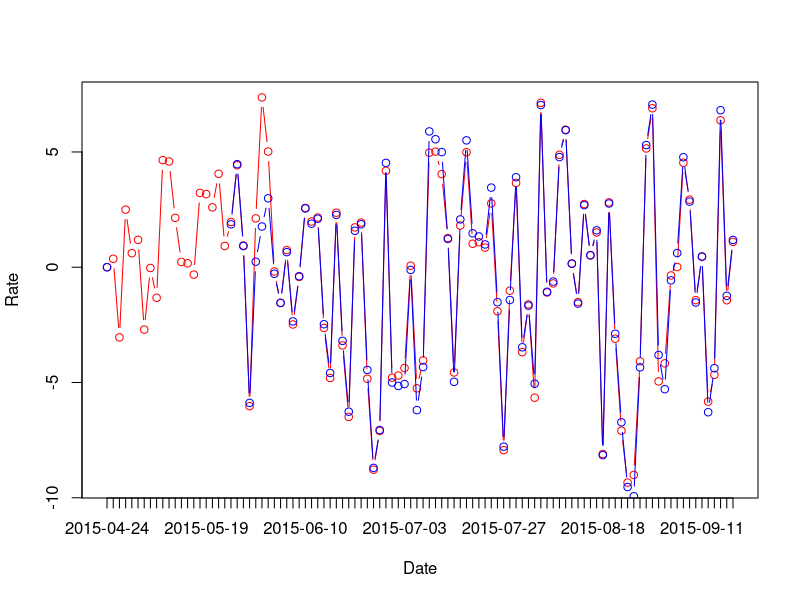
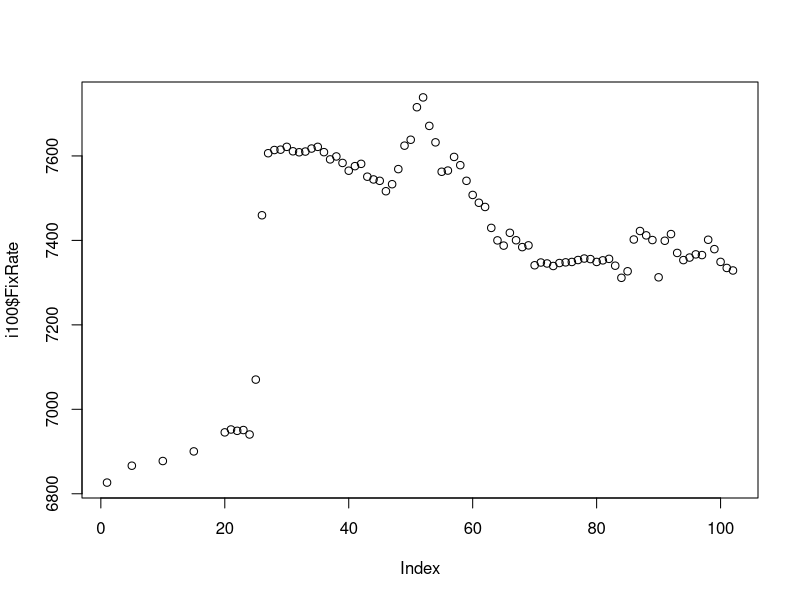

The R source for these figures, in order: (Note: this script raises an error after producing the figures.)
setwd('/Users/jack/Development/R/LearningDA')
i100 <- read.table("i100.csv", sep=',', header=TRUE, stringsAsFactors=FALSE)
i100$Date <- as.Date(i100$Date, "%Y/%m/%d")
i100 <- i100[order(i100$Date),]

for (i in 2:length(i100$Date)) i100[i, "IndexRate"] <- (i100[i, "Close"] / i100[i - 1, "Close"] - 1) * 100
i100[1, "IndexRate"] <- 0
for (i in 2:length(i100$Date)) i100[i, "FundRate"] <- (i100[i, "Net"] / i100[i - 1, "Net"] - 1) * 100
i100[1, "FundRate"] <- 0

plot(i100$IndexRate, type='b', col='red', xaxt='n', xlab='Date', ylab='Rate')
lines(i100$FundRate, type='b', col='blue')
axis(1, 1:length(i100$Date), labels=i100$Date)

i100$FixRate <- i100$Close/i100$Net
dev.new()
plot(i100$FixRate)

start <- 1
i100$IndexIncome <- (i100$Close / i100[start, 'Close'] - 1) * 100
i100$FundIncome <- (i100$Net /i100[start, 'Net'] - 1) * 100
max4p <- max(i100$IndexIncome, i100$FundIncome)
min4p <- min(i100$IndexIncome, i100$FundIncome)
dev.new()
plot(i100$IndexIncome, type='b', col='red', xaxt='n', xlab='Date', ylab='Rate', ylim=c(min4p, max4p))
lines(i100$FundIncome, type='b', col='blue')
axis(1, 1:length(i100$Date), labels=i100$Date)

